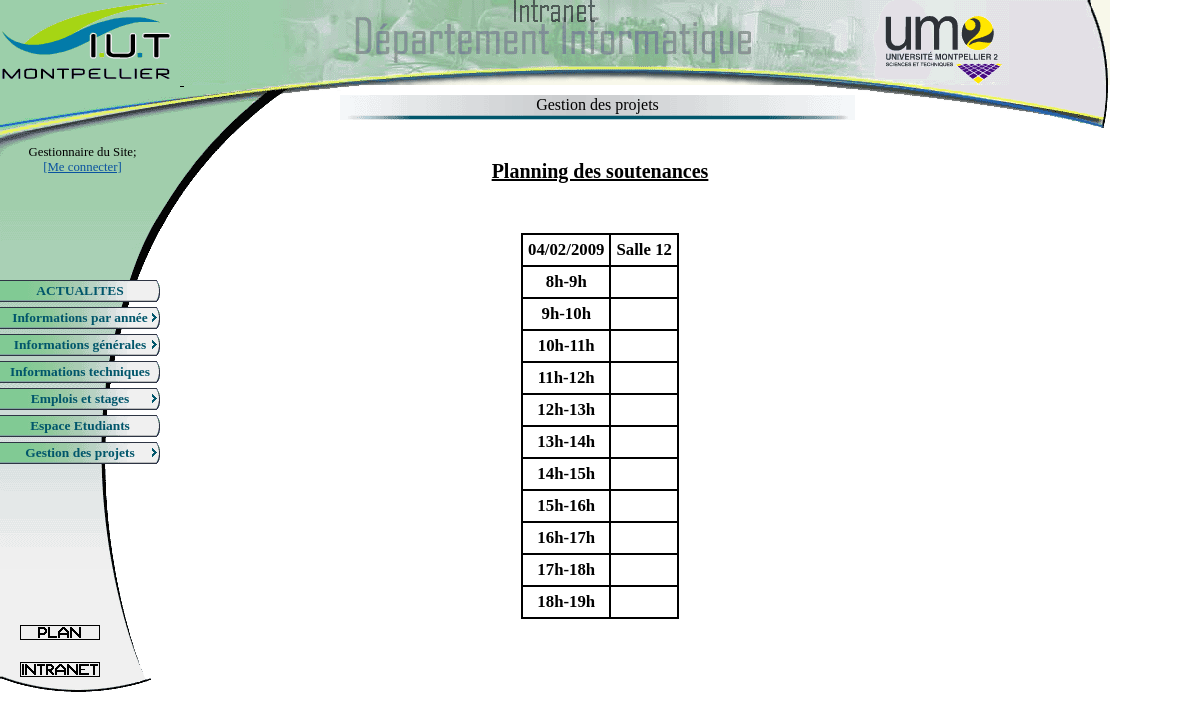
/index.php?page=affiche_soutenance, run on the app's committed database.
### tables this page shows
CREATE TABLE `soutenance` (
  `id_bin` int(4) NOT NULL,
  `date` int(10) NOT NULL,
  `salle` int(3) NOT NULL,
  `tuteur_comp` varchar(30) NOT NULL,
  PRIMARY KEY  (`id_bin`)
);

### index.php (called while the page is built, shortened)
<?php
		include('entete.php');
		include('menu.php');
		include($page);
?>

### planning_soutenance.php (the view, shortened to what this page needs)
<?php
	echo '<h1> Planning des soutenances</h1><br/>';
	$re = mysql_query("SELECT s.salle,s.date,s.tuteur_comp,b.nom1,b.nom2,p.tuteur1,p.tuteur2 FROM
	soutenance s, binome b, projets p
	WHERE (s.id_bin = b.num) AND (b.id_proj = p.id_proj)
	ORDER BY date ASC");
	while($r = mysql_fetch_array($re))
	{
		$d = date("d",$r['date']);
		if ($jprec != $d)
		{
			$jprec = $d;
			echo '<p><table>';
			$s = mysql_query("SELECT distinct(salle) FROM soutenance");
			$nbsalle = mysql_num_rows($s);
			echo '<th class="border_cellule">' . date("d/m/Y",$r['date']) . 	'</th>';
			while ($salle = mysql_fetch_array($s))
			{
				echo '<th>Salle ' . $salle['salle'] . '</th>';
			}
		}
			for ($i = 1; $i <= 11 ; $i++)
			{
				$h = $i + 7;
				echo '<tr>
				  <th class="border_cellule">' . $h . 'h-' . ($h + 1) . 'h</th>';
				for ($j = 0 ; $j < $nbsalle ; $j++)
				{
					echo '<td class="border_cellule">';
				  echo '</td>';
				}
				echo '</tr>';
			}
			if ($jprec == $d)
				echo '</table><br/></p>';
	}
?>

### bordel/screen.css (style rules this page uses)
body { margin:0; padding:0; }
a img { border:0; }
a:link, a:visited, a:active { color:#0a52a0; text-decoration:underline; }
#header1 { background-image:url(header1.gif); background-repeat:no-repeat; width:1110px; height:85px; margin:0; padding:0; }
#logoUM2 { margin-left:700px; }
#corps { width:1110px; }
#leftBar { float:left; width:240px; background-image:url(menu_back.gif); background-repeat:no-repeat; }
#centre { float:left; }
#titreBar { background-image:url(header2.gif); background-repeat:no-repeat; width:870px; height:45px; padding-top:10px; }
#titre { text-align:center; background-image:url(titre.gif); background-repeat:no-repeat; width:515px; height:25px; margin-left:100px; padding-top:1px; }
#contenu { margin-top:20px; width:720px; font-size:105%; }
#infoConnexion { margin-top:60px; padding-left:5px; margin-right:80px; font-size:0.8em; text-align:center; height:80px; }
#basMenu { margin-left:20px; margin-top:400px; margin-bottom:50px; }

### bordel/screenproj.css (style rules this page uses)
h1 { text-align:center;font-size:20px;text-decoration:underline; }
img { border:0; }
table { border:2px solid black; border-collapse:collapse; margin:auto; }
td,th { padding:5px; text-align:center; }
.border_cellule { border:2px solid black; }

### data on the page
soutenance: date "04/02/2009", salle "12", h "8", h "9", h "10", h "11", h "12", h "13", h "14", h "15", h "16", h "17", h "18", h "19"
